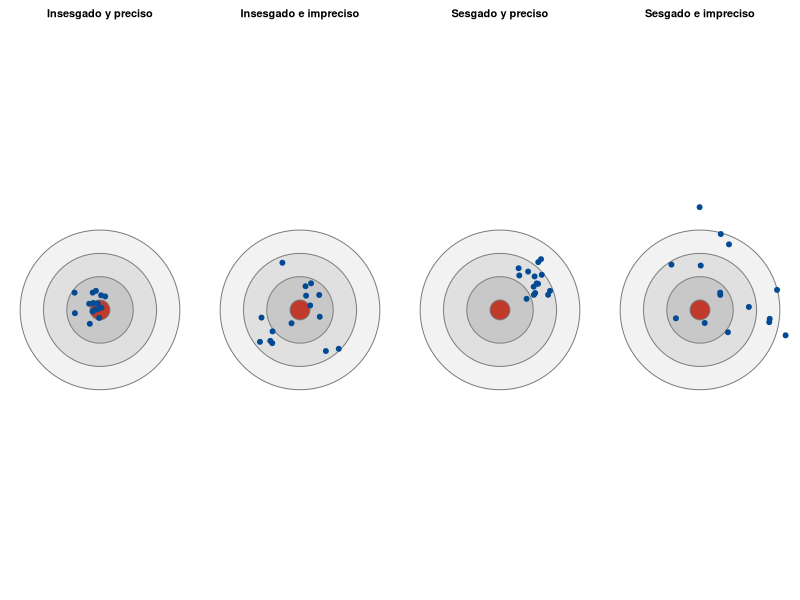
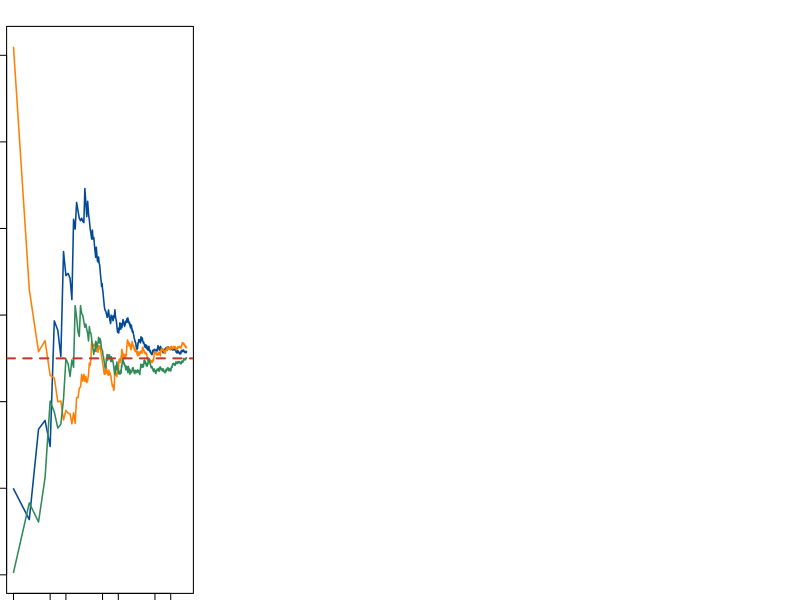
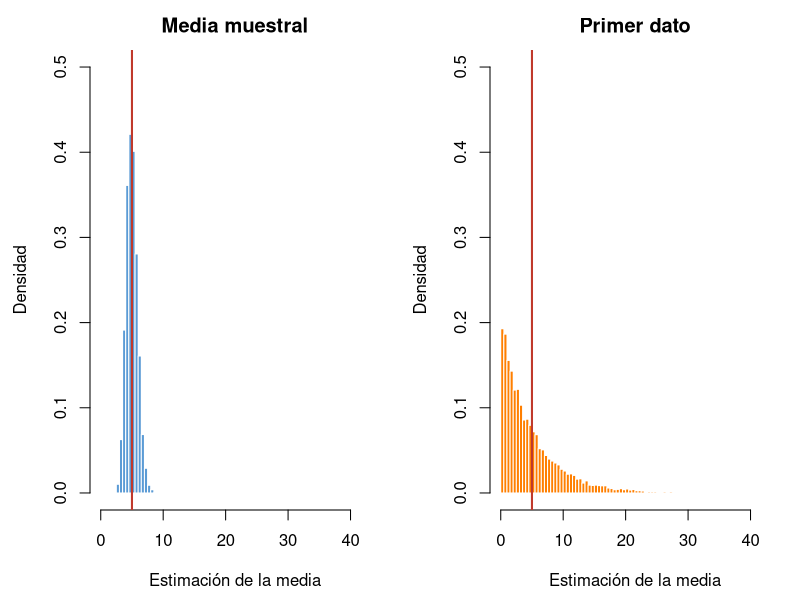

These charts were generated, in order, by the following R code:
## ---- chunk 1
knitr::opts_chunk$set(echo = TRUE, message = FALSE, warning = FALSE, comment = NA, collapse = FALSE)
## ---- chunk 2
set.seed(2026)
par(mfrow = c(1, 4), mar = c(0.5, 0.5, 2, 0.5))
casos <- list(c(0, 0, 0.15), c(0, 0, 0.5), c(0.55, 0.4, 0.15), c(0.55, 0.4, 0.5))
titulos <- c("Insesgado y preciso", "Insesgado e impreciso", "Sesgado y preciso", "Sesgado e impreciso")
for (k in 1:4) {
  plot(0, 0, type = "n", xlim = c(-1.3, 1.3), ylim = c(-1.3, 1.3), asp = 1, axes = FALSE,
       xlab = "", ylab = "", main = titulos[k], cex.main = 1)
  symbols(rep(0, 4), rep(0, 4), circles = c(1.2, 0.85, 0.5, 0.15), inches = FALSE, add = TRUE,
          bg = c("#F2F2F2", "#E0E0E0", "#C8C8C8", "#C0392B"), fg = "gray50")
  points(casos[[k]][1] + rnorm(15, 0, casos[[k]][3]), casos[[k]][2] + rnorm(15, 0, casos[[k]][3]),
         pch = 19, col = "#034A94")
}
## ---- chunk 3
set.seed(2026)
medias_acum <- sapply(1:3, function(k) cumsum(rexp(2000, rate = 1/5)) / (1:2000))   # una columna por secuencia
colores <- c("#034A94", "#FF7F00", "#2E8B57")
matplot(1:2000, medias_acum, type = "l", lty = 1, lwd = 1.5, col = colores, log = "x",
        ylim = range(medias_acum),
        xlab = "Número de llamadas (escala logarítmica)", ylab = "Media acumulada (minutos)")
abline(h = 5, col = "#C0392B", lty = 2, lwd = 2)
## ---- chunk 4
comparar <- function(n, B = 10000) {
  est <- replicate(B, {
    x <- rexp(n, rate = 1/5)
    c(media = mean(x), primero = x[1], S2 = var(x), sigma2_n = var(x) * (n - 1) / n)
  })
  verdadero <- c(5, 5, 25, 25)
  promedio <- rowMeans(est)
  varianza <- apply(est, 1, var)
  round(rbind(promedio = promedio, sesgo = promedio - verdadero,
              varianza = varianza, ECM = varianza + (promedio - verdadero)^2), 3)
}
set.seed(2026)
comparar(5)
comparar(100)
## ---- chunk 5
set.seed(2026)
est_30 <- replicate(10000, { x <- rexp(30, rate = 1/5); c(mean(x), x[1]) })
cortes <- seq(0, ceiling(max(est_30)) + 1, by = 0.5)   # las mismas barras para los dos histogramas
par(mfrow = c(1, 2), mar = c(4.5, 4.5, 2.5, 1))
hist(est_30[1, ], breaks = cortes, freq = FALSE, col = "#5B9BD5", border = "white", xlim = range(cortes), ylim = c(0, 0.5),
     main = "Media muestral", xlab = "Estimación de la media", ylab = "Densidad")
abline(v = 5, col = "#C0392B", lwd = 2)
hist(est_30[2, ], breaks = cortes, freq = FALSE, col = "#FF7F00", border = "white", xlim = range(cortes), ylim = c(0, 0.5),
     main = "Primer dato", xlab = "Estimación de la media", ylab = "Densidad")
abline(v = 5, col = "#C0392B", lwd = 2)
## ---- chunk 6
tiempos <- c(12, 15, 14, 13, 16, 15, 14, 13, 15, 120)
mean(tiempos)
median(tiempos)
## ---- chunk 7
set.seed(2026)
est_r2 <- replicate(10000, { x <- rexp(20, rate = 1/5); c(media = mean(x), extremos = (min(x) + max(x)) / 2) })
rowMeans(est_r2)                                    # promedio de las estimaciones
apply(est_r2, 1, var) + (rowMeans(est_r2) - 5)^2    # ECM
## ---- chunk 8
set.seed(2026)
est_r3 <- replicate(10000, { x <- rnorm(25, 10, 2); c(media = mean(x), mediana = median(x)) })
rowMeans(est_r3)
apply(est_r3, 1, var)
